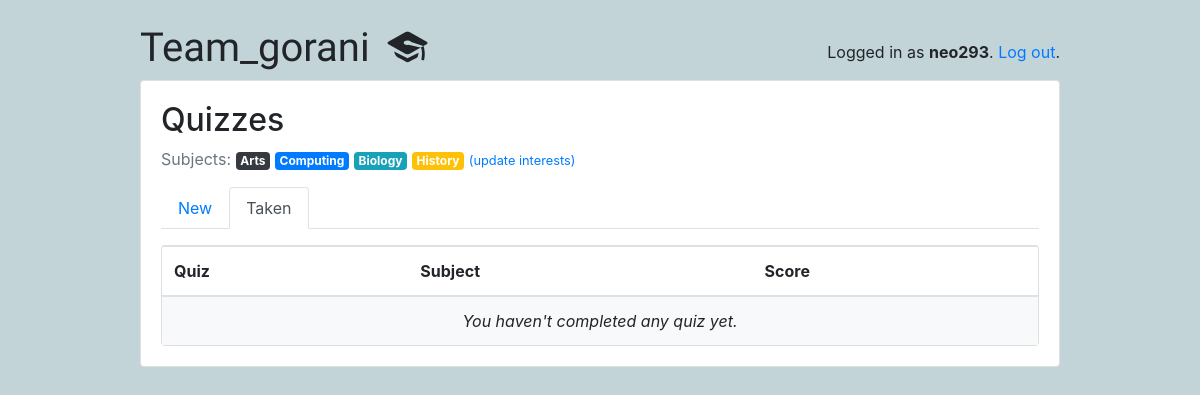
The app's page /students/taken/ (signed in) with its own data.
### classroom/models.py (models this page shows, shortened)
class User(AbstractUser):
    is_student = models.BooleanField(default=False)
    is_teacher = models.BooleanField(default=False)

class Subject(models.Model):
    name = models.CharField(max_length=30)
    color = models.CharField(max_length=7, default='#007bff')
    def get_html_badge(self):
        name = escape(self.name)
        color = escape(self.color)
        html = '<span class="badge badge-primary" style="background-color: %s">%s</span>' % (color, name)
        return mark_safe(html)

### classroom/views/students.py (the view)
# urls.py: path('taken/', students.TakenQuizListView.as_view(), name='taken_quiz_list'),
@method_decorator([login_required, student_required], name='dispatch')
class TakenQuizListView(ListView):
    model = TakenQuiz
    context_object_name = 'taken_quizzes'
    template_name = 'classroom/students/taken_quiz_list.html'
    def get_queryset(self):
        queryset = self.request.user.student.taken_quizzes \
            .select_related('quiz', 'quiz__subject') \
            .order_by('quiz__name')
        return queryset

### classroom/templates/classroom/students/taken_quiz_list.html
{% extends 'base.html' %}
{% block content %}
  {% include 'classroom/students/_header.html' with active='taken' %}
  <div class="card">
    <table class="table mb-0">
      <thead>
        <tr>
          <th>Quiz</th>
          <th>Subject</th>
          <th>Score</th>
        </tr>
      </thead>
      <tbody>
        {% for taken_quiz in taken_quizzes %}
          <tr>
            <td>{{ taken_quiz.quiz.name }}</td>
            <td>{{ taken_quiz.quiz.subject.get_html_badge }}</td>
            <td>{{ taken_quiz.score }}</td>
          </tr>
        {% empty %}
          <tr>
            <td class="bg-light text-center font-italic" colspan="3">You haven't completed any quiz yet.</td>
          </tr>
        {% endfor %}
      </tbody>
    </table>
  </div>
{% endblock %}

### templates/base.html (shortened to what this page needs)
{% load static %}<!doctype html>
<html lang="en">
  <head>
    <link rel="stylesheet" href="https://maxcdn.bootstrapcdn.com/bootstrap/4.0.0/css/bootstrap.min.css">
    <link rel="stylesheet" type="text/css" href="{% static 'vendor/fontello-2f186091/css/fontello.css' %}">
    <link rel="stylesheet" type="text/css" href="{% static 'css/app.css' %}">
    {% if user.is_authenticated and user.is_teacher %}
      <link rel="stylesheet" type="text/css" href="{% static 'css/teachers.css' %}">
    {% else %}
      <link rel="stylesheet" type="text/css" href="{% static 'css/students.css' %}">
    {% endif %}
  </head>
  <body>
    <div class="container my-4">
      <div class="row justify-content-center">
        <div class="col-md-10 col-sm-12">
          <div class="row">
            <div class="col-6">
              <h1 class="logo">
                <a href="{% url 'home' %}">
                  Team_gorani
                  {% if user.is_authenticated %}
                    {% if user.is_teacher %}
                      <span class="icon-feather" data-toggle="tooltip" data-placement="right" title="Teacher profile"></span>
                    {% else %}
                      <span class="icon-graduation-cap" data-toggle="tooltip" data-placement="right" title="Student profile"></span>
                    {% endif %}
                  {% endif %}
                </a>
              </h1>
            </div>
            <div class="col-6 text-right">
              {% if user.is_authenticated %}
                <p class="pt-3">Logged in as <strong>{{ user.username }}</strong>. <a href="{% url 'logout' %}">Log out</a>.</p>
              {% else %}
                <a href="{% url 'login' %}" class="btn btn-light" role="button">Log in</a>
                <a href="{% url 'signup' %}" class="btn btn-primary" role="button">Sign up</a>
              {% endif %}
            </div>
          </div>
          <div class="card mb-3">
            <div class="card-body">
              {% block content %}
              {% endblock %}
            </div>
          </div>
        </div>
      </div>
    </div>
  </body>
</html>

### classroom/templates/classroom/students/_header.html
<h2>Quizzes</h2>
<p class="text-muted">
  Subjects:{% for subject in user.student.interests.all %} {{ subject.get_html_badge }}{% endfor %}
  <a href="{% url 'students:student_interests' %}"><small>(update interests)</small></a>
</p>
<ul class="nav nav-tabs mb-3">
  <li class="nav-item">
    <a class="nav-link{% if active == 'new' %} active{% endif %}" href="{% url 'students:quiz_list' %}">New</a>
  </li>
  <li class="nav-item">
    <a class="nav-link{% if active == 'taken' %} active{% endif %}" href="{% url 'students:taken_quiz_list' %}">Taken</a>
  </li>
</ul>

### static/css/app.css (style rules this page uses)
.logo { font-family: 'Clicker Script', cursive; }
.logo a { color: #212529; text-decoration: none; }

### static/css/students.css (style rules this page uses)
body { background-color: #c2d4d8; }

### records on screen
User: username "neo293"
Subject: get_html_badge "Arts"
Subject: get_html_badge "Computing"
Subject: get_html_badge "Biology"
Subject: get_html_badge "History"
